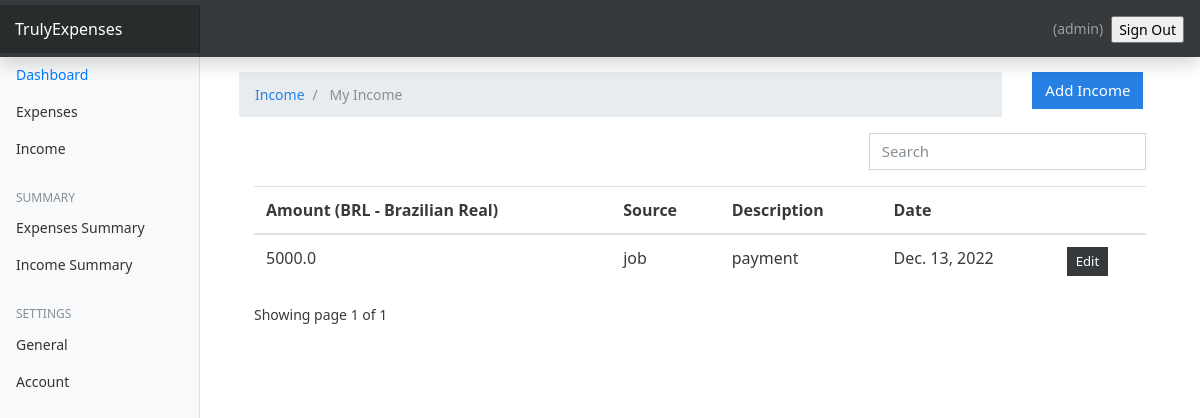
Screenshot of /income/ (signed in) with the database file from the repository.
### userpreferences/models.py (models this page shows, shortened)
class UserPreference(models.Model):
    user = models.OneToOneField(to=User, on_delete=models.CASCADE)
    currency = models.CharField(max_length=255, blank=True, null=True)

### userincome/models.py (models this page shows, shortened)
class UserIncome(models.Model):
    amount = models.FloatField()  # DECIMAL
    date = models.DateField(default=now)
    description = models.TextField()
    owner = models.ForeignKey(to=User, on_delete=models.CASCADE)
    source = models.CharField(max_length=266)
    class Meta:
        ordering: ['-date']

### userincome/views.py (the view)
# urls.py: path('', views.index, name="expenses"),
@login_required(login_url='/authentication/login')
def index(request):
    categories = Source.objects.all()
    income = UserIncome.objects.filter(owner=request.user)
    paginator = Paginator(income, 5)
    page_number = request.GET.get('page')
    page_obj = Paginator.get_page(paginator, page_number)
    currency = UserPreference.objects.get(user=request.user).currency
    context = {
        'income': income,
        'page_obj': page_obj,
        'currency': currency
    }
    return render(request, 'income/index.html', context)

### templates/income/index.html (shortened to what this page needs)
{% extends 'base.html' %}
{% load static %}
{% block content %}
<div class="container mt-4">
  <div class="row">
    <div class="col-md-10">
      <nav aria-label="breadcrumb">
        <ol class="breadcrumb">
          <li class="breadcrumb-item">
            <a href="">Income</a>
          </li>
          <li class="breadcrumb-item active" aria-current="page">
            My Income
          </li>
        </ol>
      </nav>
    </div>
    <div class="col-md-2">
      <a href="{% url 'add-income'%}" class="btn btn-primary">Add Income</a>
    </div>
  </div>
   <div class="container">
    {% if income.count %}
    <div class="row">
      <div class="col-md-8"></div>
      <div class="col-md-4">
        <div class="form-group">
          <input type="text" class="form-control" id="searchField" placeholder="Search">
        </div>
      </div>
     </div>
<div class="app-table">
  <table class="table table-stripped table-hover">
    <thead>
      <tr>
        <th>Amount ({{currency}})</th>
        <th>Source</th>
        <th>Description</th>
        <th>Date</th>
        <th></th>
      </tr>
    </thead>
    <tbody>
      {% for income in page_obj%}
      <tr>
        <td>{{income.amount}}</td>
        <td>{{income.source}}</td>
        <td>{{income.description}}</td>
        <td>{{income.date}}</td>
        <td>
          <a
            href="{% url 'income-edit' income.id  %}"
            class="btn btn-secondary btn-sm"
            >Edit</a
          >
        </td>
      </tr>
      {% endfor %}
    </tbody>
  </table>
</div>
    <div class="pagination-container">
    <div class="">
      Showing page {{page_obj.number}} of {{ page_obj.paginator.num_pages }}
    </div>
    {% endif %}
  </div>
</div>
</div>
{% endblock content %}

### templates/base.html (shortened to what this page needs)
{% load static %}
<html lang="en">
  <head>
    <link href="{% static 'css/bootstrap.min.css'%}" rel="stylesheet" />
    <link href="{% static 'css/main.css'%}" rel="stylesheet" />
    <link href="{% static 'css/dashboard.css' %}" rel="stylesheet" />
  </head>
  <body>
    <nav class="navbar navbar-dark fixed-top bg-dark flex-md-nowrap p-0 shadow">
      <a class="navbar-brand col-sm-3 col-md-2 mr-0" href="#">TrulyExpenses</a>
      <ul
        class="navbar-nav px-3"
        style="display: flex; flex-direction: row; align-items: center;"
      >
        <li class="nav-item text-nowrap">
          <span class="nav-link" href="">
            ({{request.user.username}})
          </span>
        </li>
        <li class="nav-item text-nowrap mt-3 ml-2">
          <form action="{% url  'logout' %}" method="POST">
            <input
              class="text text-capitalize"
              type="submit"
              value="Sign out"
            />
          </form>
        </li>
      </ul>
    </nav>
    <div class="container-fluid">
      <div class="row">
        {% include 'partials/_sidebar.html' %}
        <main role="main" class="col-md-9 ml-sm-auto col-lg-10 px-4">
          {% block content %} {% endblock %}
        </main>
      </div>
    </div>
  </body>
</html>

### expenseswebsite/static/css/dashboard.css (style rules this page uses)
body { font-size: 0.875rem; }
[role="main"] { padding-top: 133px; }
@media (min-width: 768px) { [role="main"] { padding-top: 48px; } }
.navbar-brand { padding-top: 0.75rem; padding-bottom: 0.75rem; font-size: 1rem; background-color: rgba(0, 0, 0, 0.25); box-shadow: inset -1px 0 0 rgba(0, 0, 0, 0.25); }

### rows the page displays
UserPreference: currency "BRL - Brazilian Real"
UserIncome: amount "5000.0", source "job", description "payment", date "Dec. 13, 2022"

### other values shown
{{ request.user.username }} "admin"
{{ page_obj.number }} "1"
{{ page_obj.paginator.num_pages }} "1"
